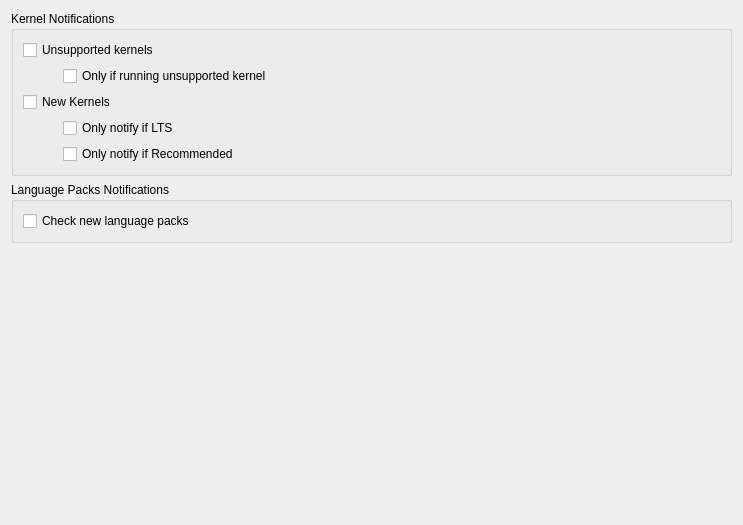
<?xml version="1.0" encoding="UTF-8"?>
<ui version="4.0">
 <class>PageNotifications</class>
 <widget class="QWidget" name="PageNotifications">
  <property name="geometry">
   <rect>
    <x>0</x>
    <y>0</y>
    <width>743</width>
    <height>525</height>
   </rect>
  </property>
  <property name="windowTitle">
   <string>Form</string>
  </property>
  <layout class="QVBoxLayout" name="verticalLayout">
   <item>
    <widget class="QGroupBox" name="groupBox">
     <property name="title">
      <string>Kernel Notifications</string>
     </property>
     <layout class="QVBoxLayout" name="verticalLayout_2">
      <item>
       <widget class="QCheckBox" name="checkUnsupportedKernelBox">
        <property name="text">
         <string>Unsupported kernels</string>
        </property>
       </widget>
      </item>
      <item>
       <layout class="QHBoxLayout" name="horizontalLayout">
        <item>
         <spacer name="horizontalSpacer">
          <property name="orientation">
           <enum>Qt::Horizontal</enum>
          </property>
          <property name="sizeType">
           <enum>QSizePolicy::Maximum</enum>
          </property>
          <property name="sizeHint" stdset="0">
           <size>
            <width>40</width>
            <height>20</height>
           </size>
          </property>
         </spacer>
        </item>
        <item>
         <widget class="QCheckBox" name="checkUnsupportedKernelRunningBox">
          <property name="text">
           <string>Only if running unsupported kernel</string>
          </property>
         </widget>
        </item>
       </layout>
      </item>
      <item>
       <widget class="QCheckBox" name="checkNewKernelBox">
        <property name="text">
         <string>New Kernels</string>
        </property>
       </widget>
      </item>
      <item>
       <layout class="QHBoxLayout" name="horizontalLayout_2">
        <item>
         <spacer name="horizontalSpacer_2">
          <property name="orientation">
           <enum>Qt::Horizontal</enum>
          </property>
          <property name="sizeType">
           <enum>QSizePolicy::Maximum</enum>
          </property>
          <property name="sizeHint" stdset="0">
           <size>
            <width>40</width>
            <height>20</height>
           </size>
          </property>
         </spacer>
        </item>
        <item>
         <widget class="QCheckBox" name="checkNewKernelLtsBox">
          <property name="text">
           <string>Only notify if LTS</string>
          </property>
         </widget>
        </item>
       </layout>
      </item>
      <item>
       <layout class="QHBoxLayout" name="horizontalLayout_3">
        <item>
         <spacer name="horizontalSpacer_3">
          <property name="orientation">
           <enum>Qt::Horizontal</enum>
          </property>
          <property name="sizeType">
           <enum>QSizePolicy::Maximum</enum>
          </property>
          <property name="sizeHint" stdset="0">
           <size>
            <width>40</width>
            <height>20</height>
           </size>
          </property>
         </spacer>
        </item>
        <item>
         <widget class="QCheckBox" name="checkNewKernelRecommendedBox">
          <property name="text">
           <string>Only notify if Recommended</string>
          </property>
         </widget>
        </item>
       </layout>
      </item>
     </layout>
    </widget>
   </item>
   <item>
    <widget class="QGroupBox" name="groupBox_2">
     <property name="title">
      <string>Language Packs Notifications</string>
     </property>
     <layout class="QVBoxLayout" name="verticalLayout_5">
      <item>
       <widget class="QCheckBox" name="checkLanguagePackage">
        <property name="text">
         <string>Check new language packs</string>
        </property>
       </widget>
      </item>
     </layout>
    </widget>
   </item>
   <item>
    <spacer name="verticalSpacer">
     <property name="orientation">
      <enum>Qt::Vertical</enum>
     </property>
     <property name="sizeHint" stdset="0">
      <size>
       <width>20</width>
       <height>40</height>
      </size>
     </property>
    </spacer>
   </item>
  </layout>
 </widget>
 <resources/>
 <connections/>
</ui>
